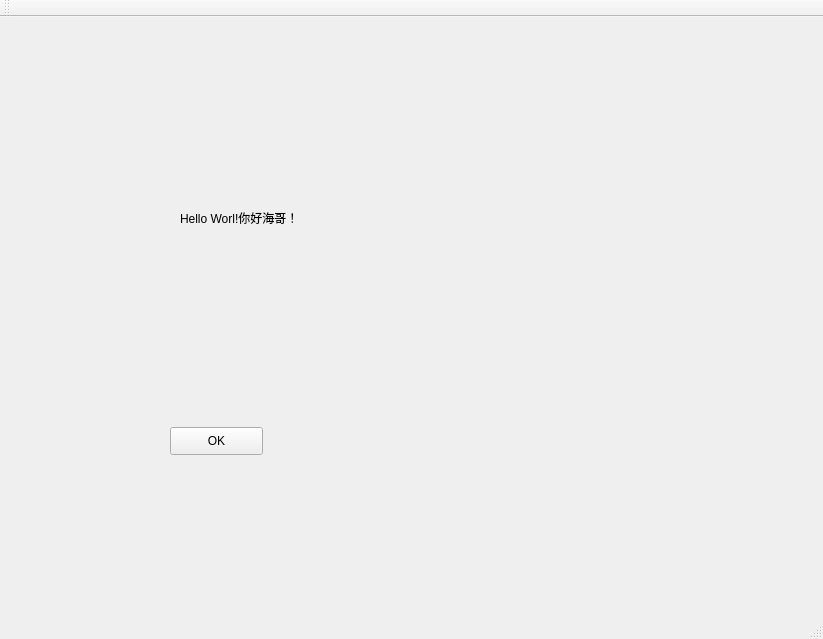
<?xml version="1.0" encoding="UTF-8"?>
<ui version="4.0">
 <class>zqd_dm</class>
 <widget class="QMainWindow" name="zqd_dm">
  <property name="geometry">
   <rect>
    <x>0</x>
    <y>0</y>
    <width>823</width>
    <height>639</height>
   </rect>
  </property>
  <property name="windowTitle">
   <string>zqd_dm</string>
  </property>
  <widget class="QWidget" name="centralWidget">
   <widget class="QLabel" name="label">
    <property name="geometry">
     <rect>
      <x>180</x>
      <y>110</y>
      <width>351</width>
      <height>181</height>
     </rect>
    </property>
    <property name="text">
     <string>Hello Worl!你好海哥！</string>
    </property>
   </widget>
   <widget class="QPushButton" name="pushButton">
    <property name="geometry">
     <rect>
      <x>170</x>
      <y>410</y>
      <width>93</width>
      <height>28</height>
     </rect>
    </property>
    <property name="text">
     <string>OK</string>
    </property>
   </widget>
  </widget>
  <widget class="QMenuBar" name="menuBar">
   <property name="geometry">
    <rect>
     <x>0</x>
     <y>0</y>
     <width>823</width>
     <height>26</height>
    </rect>
   </property>
  </widget>
  <widget class="QToolBar" name="mainToolBar">
   <attribute name="toolBarArea">
    <enum>TopToolBarArea</enum>
   </attribute>
   <attribute name="toolBarBreak">
    <bool>false</bool>
   </attribute>
  </widget>
  <widget class="QStatusBar" name="statusBar"/>
 </widget>
 <layoutdefault spacing="6" margin="11"/>
 <resources/>
 <connections/>
</ui>
